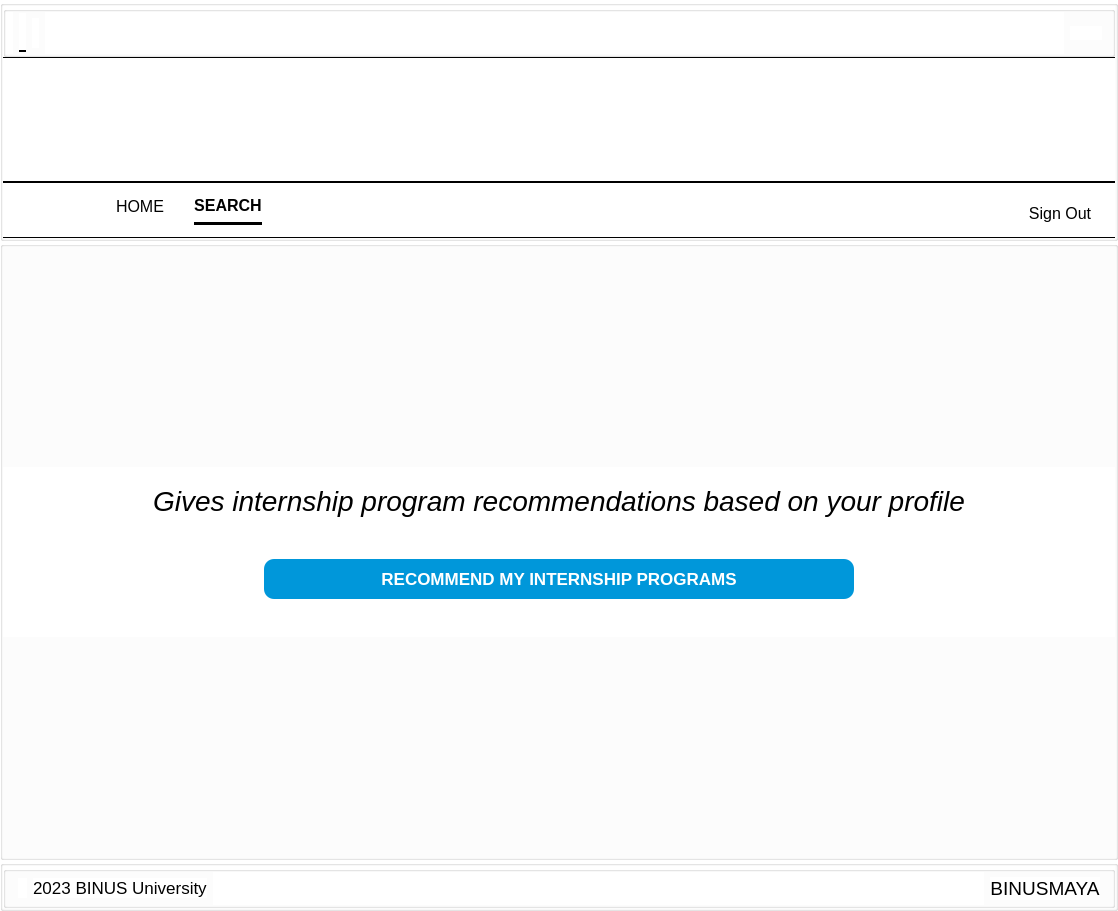
<?xml version="1.0" encoding="UTF-8"?>
<ui version="4.0">
 <class>MainWindow</class>
 <widget class="QMainWindow" name="MainWindow">
  <property name="geometry">
   <rect>
    <x>0</x>
    <y>0</y>
    <width>1118</width>
    <height>911</height>
   </rect>
  </property>
  <property name="sizePolicy">
   <sizepolicy hsizetype="Expanding" vsizetype="Expanding">
    <horstretch>0</horstretch>
    <verstretch>0</verstretch>
   </sizepolicy>
  </property>
  <property name="windowTitle">
   <string>MainWindow</string>
  </property>
  <widget class="QWidget" name="centralwidget">
   <property name="sizePolicy">
    <sizepolicy hsizetype="Expanding" vsizetype="Expanding">
     <horstretch>0</horstretch>
     <verstretch>0</verstretch>
    </sizepolicy>
   </property>
   <layout class="QVBoxLayout" name="verticalLayout">
    <property name="spacing">
     <number>0</number>
    </property>
    <property name="sizeConstraint">
     <enum>QLayout::SetDefaultConstraint</enum>
    </property>
    <property name="leftMargin">
     <number>0</number>
    </property>
    <property name="topMargin">
     <number>0</number>
    </property>
    <property name="rightMargin">
     <number>0</number>
    </property>
    <property name="bottomMargin">
     <number>0</number>
    </property>
    <item>
     <widget class="QGroupBox" name="header">
      <property name="sizePolicy">
       <sizepolicy hsizetype="Expanding" vsizetype="Preferred">
        <horstretch>0</horstretch>
        <verstretch>0</verstretch>
       </sizepolicy>
      </property>
      <property name="maximumSize">
       <size>
        <width>16777215</width>
        <height>241</height>
       </size>
      </property>
      <property name="styleSheet">
       <string notr="true">background-color:white;</string>
      </property>
      <property name="title">
       <string/>
      </property>
      <layout class="QVBoxLayout" name="verticalLayout_3">
       <property name="spacing">
        <number>0</number>
       </property>
       <property name="leftMargin">
        <number>0</number>
       </property>
       <property name="topMargin">
        <number>0</number>
       </property>
       <property name="rightMargin">
        <number>0</number>
       </property>
       <property name="bottomMargin">
        <number>0</number>
       </property>
       <item>
        <layout class="QVBoxLayout" name="headerVLayout">
         <property name="spacing">
          <number>0</number>
         </property>
         <item>
          <widget class="QGroupBox" name="heder1">
           <property name="sizePolicy">
            <sizepolicy hsizetype="Expanding" vsizetype="Preferred">
             <horstretch>0</horstretch>
             <verstretch>0</verstretch>
            </sizepolicy>
           </property>
           <property name="styleSheet">
            <string notr="true">*{
	background-color:white;
	border-bottom: 2px solid black;
}

#BinusLabel{
border:none;
}

#InternLabel{
border:none;
}

#MoreLabel{
border:none;
}

#Profilepng{
border:none;
}</string>
           </property>
           <property name="title">
            <string/>
           </property>
           <layout class="QHBoxLayout" name="horizontalLayout_4">
            <property name="leftMargin">
             <number>0</number>
            </property>
            <property name="topMargin">
             <number>0</number>
            </property>
            <property name="rightMargin">
             <number>10</number>
            </property>
            <property name="bottomMargin">
             <number>0</number>
            </property>
            <item>
             <layout class="QHBoxLayout" name="heder1HLayout">
              <item>
               <widget class="QLabel" name="MoreLabel">
                <property name="maximumSize">
                 <size>
                  <width>50</width>
                  <height>50</height>
                 </size>
                </property>
                <property name="text">
                 <string/>
                </property>
                <property name="pixmap">
                 <pixmap resource="test.qrc">:/logo/assets/aa.jpg</pixmap>
                </property>
                <property name="scaledContents">
                 <bool>true</bool>
                </property>
                <property name="margin">
                 <number>10</number>
                </property>
               </widget>
              </item>
              <item>
               <widget class="QLabel" name="BinusLogo_2">
                <property name="maximumSize">
                 <size>
                  <width>180</width>
                  <height>39</height>
                 </size>
                </property>
                <property name="baseSize">
                 <size>
                  <width>1</width>
                  <height>0</height>
                 </size>
                </property>
                <property name="text">
                 <string/>
                </property>
                <property name="pixmap">
                 <pixmap resource="test.qrc">:/logo/assets/binuslogo.jpg</pixmap>
                </property>
                <property name="scaledContents">
                 <bool>true</bool>
                </property>
               </widget>
              </item>
              <item>
               <widget class="QLabel" name="InternLabel">
                <property name="maximumSize">
                 <size>
                  <width>300</width>
                  <height>30</height>
                 </size>
                </property>
                <property name="text">
                 <string/>
                </property>
                <property name="pixmap">
                 <pixmap resource="test.qrc">:/logo/assets/intern.jpg</pixmap>
                </property>
                <property name="scaledContents">
                 <bool>true</bool>
                </property>
               </widget>
              </item>
             </layout>
            </item>
            <item>
             <widget class="QGroupBox" name="BlenkH1">
              <property name="sizePolicy">
               <sizepolicy hsizetype="Expanding" vsizetype="Expanding">
                <horstretch>0</horstretch>
                <verstretch>0</verstretch>
               </sizepolicy>
              </property>
              <property name="styleSheet">
               <string notr="true">border: none;</string>
              </property>
              <property name="title">
               <string/>
              </property>
             </widget>
            </item>
            <item>
             <widget class="QPushButton" name="ProfButton">
              <property name="sizePolicy">
               <sizepolicy hsizetype="Fixed" vsizetype="Fixed">
                <horstretch>0</horstretch>
                <verstretch>0</verstretch>
               </sizepolicy>
              </property>
              <property name="styleSheet">
               <string notr="true">border:none;</string>
              </property>
              <property name="text">
               <string/>
              </property>
              <property name="icon">
               <iconset resource="test.qrc">
                <normaloff>:/logo/assets/1A.jpg</normaloff>:/logo/assets/1A.jpg</iconset>
              </property>
              <property name="iconSize">
               <size>
                <width>45</width>
                <height>45</height>
               </size>
              </property>
             </widget>
            </item>
           </layout>
          </widget>
         </item>
         <item>
          <widget class="QGroupBox" name="heder2">
           <property name="sizePolicy">
            <sizepolicy hsizetype="Expanding" vsizetype="Preferred">
             <horstretch>0</horstretch>
             <verstretch>0</verstretch>
            </sizepolicy>
           </property>
           <property name="minimumSize">
            <size>
             <width>0</width>
             <height>125</height>
            </size>
           </property>
           <property name="styleSheet">
            <string notr="true">*{
	border-top: 0.5px solid black;
	border-bottom: 0.5px solid black;
}</string>
           </property>
           <property name="title">
            <string/>
           </property>
           <widget class="QLabel" name="BinusGambar">
            <property name="geometry">
             <rect>
              <x>40</x>
              <y>0</y>
              <width>181</width>
              <height>125</height>
             </rect>
            </property>
            <property name="text">
             <string/>
            </property>
            <property name="pixmap">
             <pixmap resource="test.qrc">:/logo/assets/login2.jpg</pixmap>
            </property>
            <property name="scaledContents">
             <bool>true</bool>
            </property>
           </widget>
          </widget>
         </item>
         <item>
          <widget class="QGroupBox" name="heder3">
           <property name="sizePolicy">
            <sizepolicy hsizetype="Expanding" vsizetype="Preferred">
             <horstretch>100</horstretch>
             <verstretch>0</verstretch>
            </sizepolicy>
           </property>
           <property name="maximumSize">
            <size>
             <width>16777215</width>
             <height>56</height>
            </size>
           </property>
           <property name="styleSheet">
            <string notr="true">*{
	border-top: 0.5px solid black;
	border-bottom: 0.5px solid black;
}</string>
           </property>
           <property name="title">
            <string/>
           </property>
           <property name="alignment">
            <set>Qt::AlignRight|Qt::AlignTrailing|Qt::AlignVCenter</set>
           </property>
           <layout class="QHBoxLayout" name="horizontalLayout_2">
            <item>
             <widget class="QGroupBox" name="isiHeder3">
              <property name="sizePolicy">
               <sizepolicy hsizetype="Minimum" vsizetype="Expanding">
                <horstretch>0</horstretch>
                <verstretch>0</verstretch>
               </sizepolicy>
              </property>
              <property name="styleSheet">
               <string notr="true">border:none;</string>
              </property>
              <layout class="QHBoxLayout" name="horizontalLayout" stretch="0,0,0">
               <property name="sizeConstraint">
                <enum>QLayout::SetMaximumSize</enum>
               </property>
               <property name="leftMargin">
                <number>0</number>
               </property>
               <property name="topMargin">
                <number>0</number>
               </property>
               <property name="rightMargin">
                <number>10</number>
               </property>
               <property name="bottomMargin">
                <number>0</number>
               </property>
               <item>
                <widget class="QGroupBox" name="heder3HLayout">
                 <property name="styleSheet">
                  <string notr="true">border:none;
border-color: white;</string>
                 </property>
                 <property name="title">
                  <string/>
                 </property>
                 <property name="alignment">
                  <set>Qt::AlignCenter</set>
                 </property>
                 <layout class="QHBoxLayout" name="horizontalLayout_3">
                  <property name="spacing">
                   <number>30</number>
                  </property>
                  <property name="leftMargin">
                   <number>100</number>
                  </property>
                  <property name="topMargin">
                   <number>0</number>
                  </property>
                  <property name="rightMargin">
                   <number>0</number>
                  </property>
                  <property name="bottomMargin">
                   <number>0</number>
                  </property>
                  <item>
                   <widget class="QPushButton" name="HomeButton">
                    <property name="sizePolicy">
                     <sizepolicy hsizetype="Fixed" vsizetype="Fixed">
                      <horstretch>0</horstretch>
                      <verstretch>0</verstretch>
                     </sizepolicy>
                    </property>
                    <property name="font">
                     <font>
                      <pointsize>12</pointsize>
                     </font>
                    </property>
                    <property name="styleSheet">
                     <string notr="true">border: none;
padding-bottom:10px;</string>
                    </property>
                    <property name="text">
                     <string>HOME</string>
                    </property>
                   </widget>
                  </item>
                  <item>
                   <widget class="QPushButton" name="SearchButton">
                    <property name="sizePolicy">
                     <sizepolicy hsizetype="Preferred" vsizetype="Preferred">
                      <horstretch>0</horstretch>
                      <verstretch>0</verstretch>
                     </sizepolicy>
                    </property>
                    <property name="font">
                     <font>
                      <pointsize>12</pointsize>
                      <weight>75</weight>
                      <bold>true</bold>
                      <underline>false</underline>
                     </font>
                    </property>
                    <property name="styleSheet">
                     <string notr="true">border: none;
border-bottom: 3px solid black;
padding-bottom:10px;</string>
                    </property>
                    <property name="text">
                     <string>SEARCH</string>
                    </property>
                   </widget>
                  </item>
                 </layout>
                </widget>
               </item>
               <item>
                <widget class="QGroupBox" name="BlankH3">
                 <property name="sizePolicy">
                  <sizepolicy hsizetype="Expanding" vsizetype="Preferred">
                   <horstretch>0</horstretch>
                   <verstretch>0</verstretch>
                  </sizepolicy>
                 </property>
                 <property name="minimumSize">
                  <size>
                   <width>0</width>
                   <height>0</height>
                  </size>
                 </property>
                 <property name="maximumSize">
                  <size>
                   <width>16777215</width>
                   <height>30</height>
                  </size>
                 </property>
                 <property name="styleSheet">
                  <string notr="true">border:none;</string>
                 </property>
                 <property name="title">
                  <string/>
                 </property>
                </widget>
               </item>
               <item>
                <widget class="QPushButton" name="SignOutButton">
                 <property name="sizePolicy">
                  <sizepolicy hsizetype="Preferred" vsizetype="Minimum">
                   <horstretch>0</horstretch>
                   <verstretch>0</verstretch>
                  </sizepolicy>
                 </property>
                 <property name="minimumSize">
                  <size>
                   <width>0</width>
                   <height>30</height>
                  </size>
                 </property>
                 <property name="font">
                  <font>
                   <pointsize>12</pointsize>
                  </font>
                 </property>
                 <property name="layoutDirection">
                  <enum>Qt::RightToLeft</enum>
                 </property>
                 <property name="styleSheet">
                  <string notr="true">border:none;</string>
                 </property>
                 <property name="text">
                  <string>Sign Out</string>
                 </property>
                 <property name="icon">
                  <iconset resource="test.qrc">
                   <normaloff>:/logo/assets/log-out.svg</normaloff>:/logo/assets/log-out.svg</iconset>
                 </property>
                 <property name="iconSize">
                  <size>
                   <width>30</width>
                   <height>30</height>
                  </size>
                 </property>
                 <property name="checkable">
                  <bool>false</bool>
                 </property>
                 <property name="checked">
                  <bool>false</bool>
                 </property>
                </widget>
               </item>
              </layout>
             </widget>
            </item>
           </layout>
          </widget>
         </item>
        </layout>
       </item>
      </layout>
     </widget>
    </item>
    <item>
     <widget class="QGroupBox" name="content">
      <property name="sizePolicy">
       <sizepolicy hsizetype="Expanding" vsizetype="Preferred">
        <horstretch>0</horstretch>
        <verstretch>0</verstretch>
       </sizepolicy>
      </property>
      <property name="minimumSize">
       <size>
        <width>0</width>
        <height>0</height>
       </size>
      </property>
      <property name="autoFillBackground">
       <bool>false</bool>
      </property>
      <property name="styleSheet">
       <string notr="true">background-color:white;
</string>
      </property>
      <property name="title">
       <string/>
      </property>
      <property name="alignment">
       <set>Qt::AlignCenter</set>
      </property>
      <layout class="QVBoxLayout" name="verticalLayout_2">
       <property name="spacing">
        <number>0</number>
       </property>
       <property name="leftMargin">
        <number>0</number>
       </property>
       <property name="topMargin">
        <number>0</number>
       </property>
       <property name="rightMargin">
        <number>0</number>
       </property>
       <property name="bottomMargin">
        <number>0</number>
       </property>
       <item>
        <widget class="QGroupBox" name="groupBox_2">
         <property name="sizePolicy">
          <sizepolicy hsizetype="Expanding" vsizetype="Expanding">
           <horstretch>0</horstretch>
           <verstretch>0</verstretch>
          </sizepolicy>
         </property>
         <property name="maximumSize">
          <size>
           <width>16777215</width>
           <height>170</height>
          </size>
         </property>
         <property name="font">
          <font>
           <weight>50</weight>
           <bold>false</bold>
          </font>
         </property>
         <property name="autoFillBackground">
          <bool>false</bool>
         </property>
         <property name="styleSheet">
          <string notr="true">border: none;</string>
         </property>
         <property name="title">
          <string/>
         </property>
         <property name="alignment">
          <set>Qt::AlignCenter</set>
         </property>
         <layout class="QVBoxLayout" name="verticalLayout_4">
          <property name="spacing">
           <number>0</number>
          </property>
          <property name="sizeConstraint">
           <enum>QLayout::SetDefaultConstraint</enum>
          </property>
          <property name="leftMargin">
           <number>0</number>
          </property>
          <property name="topMargin">
           <number>0</number>
          </property>
          <property name="rightMargin">
           <number>0</number>
          </property>
          <property name="bottomMargin">
           <number>0</number>
          </property>
          <item>
           <widget class="QGroupBox" name="groupBox_4">
            <property name="sizePolicy">
             <sizepolicy hsizetype="Expanding" vsizetype="Fixed">
              <horstretch>0</horstretch>
              <verstretch>0</verstretch>
             </sizepolicy>
            </property>
            <property name="minimumSize">
             <size>
              <width>0</width>
              <height>50</height>
             </size>
            </property>
            <property name="styleSheet">
             <string notr="true">border:none;</string>
            </property>
            <property name="title">
             <string/>
            </property>
            <layout class="QHBoxLayout" name="horizontalLayout_7">
             <property name="spacing">
              <number>0</number>
             </property>
             <property name="leftMargin">
              <number>0</number>
             </property>
             <property name="topMargin">
              <number>0</number>
             </property>
             <property name="rightMargin">
              <number>0</number>
             </property>
             <property name="bottomMargin">
              <number>0</number>
             </property>
             <item>
              <widget class="QLabel" name="recLabel">
               <property name="sizePolicy">
                <sizepolicy hsizetype="Expanding" vsizetype="Fixed">
                 <horstretch>0</horstretch>
                 <verstretch>0</verstretch>
                </sizepolicy>
               </property>
               <property name="minimumSize">
                <size>
                 <width>43</width>
                 <height>0</height>
                </size>
               </property>
               <property name="font">
                <font>
                 <family>MS Shell Dlg 2</family>
                 <pointsize>21</pointsize>
                 <weight>50</weight>
                 <italic>true</italic>
                 <bold>false</bold>
                 <underline>false</underline>
                </font>
               </property>
               <property name="styleSheet">
                <string notr="true">border:none;</string>
               </property>
               <property name="text">
                <string>Gives internship program recommendations based on your profile</string>
               </property>
               <property name="textFormat">
                <enum>Qt::AutoText</enum>
               </property>
               <property name="alignment">
                <set>Qt::AlignCenter</set>
               </property>
               <property name="openExternalLinks">
                <bool>false</bool>
               </property>
              </widget>
             </item>
            </layout>
           </widget>
          </item>
          <item>
           <widget class="QGroupBox" name="groupBox_3">
            <property name="sizePolicy">
             <sizepolicy hsizetype="Expanding" vsizetype="Fixed">
              <horstretch>0</horstretch>
              <verstretch>0</verstretch>
             </sizepolicy>
            </property>
            <property name="minimumSize">
             <size>
              <width>0</width>
              <height>100</height>
             </size>
            </property>
            <property name="layoutDirection">
             <enum>Qt::LeftToRight</enum>
            </property>
            <property name="styleSheet">
             <string notr="true">border:none;</string>
            </property>
            <property name="title">
             <string/>
            </property>
            <layout class="QHBoxLayout" name="horizontalLayout_8">
             <property name="spacing">
              <number>0</number>
             </property>
             <property name="leftMargin">
              <number>0</number>
             </property>
             <property name="topMargin">
              <number>0</number>
             </property>
             <property name="rightMargin">
              <number>0</number>
             </property>
             <property name="bottomMargin">
              <number>0</number>
             </property>
             <item>
              <widget class="QPushButton" name="recButton">
               <property name="sizePolicy">
                <sizepolicy hsizetype="Fixed" vsizetype="Fixed">
                 <horstretch>0</horstretch>
                 <verstretch>0</verstretch>
                </sizepolicy>
               </property>
               <property name="minimumSize">
                <size>
                 <width>590</width>
                 <height>40</height>
                </size>
               </property>
               <property name="font">
                <font>
                 <pointsize>13</pointsize>
                 <weight>75</weight>
                 <bold>true</bold>
                </font>
               </property>
               <property name="styleSheet">
                <string notr="true">background-color: #0097DA;
border-width:100vw;
color:white;
border-radius: 10px;
border-color: white;
</string>
               </property>
               <property name="text">
                <string>RECOMMEND MY INTERNSHIP PROGRAMS</string>
               </property>
              </widget>
             </item>
            </layout>
           </widget>
          </item>
         </layout>
        </widget>
       </item>
      </layout>
     </widget>
    </item>
    <item>
     <widget class="QGroupBox" name="footer">
      <property name="sizePolicy">
       <sizepolicy hsizetype="Expanding" vsizetype="Preferred">
        <horstretch>0</horstretch>
        <verstretch>0</verstretch>
       </sizepolicy>
      </property>
      <property name="minimumSize">
       <size>
        <width>0</width>
        <height>0</height>
       </size>
      </property>
      <property name="maximumSize">
       <size>
        <width>16777215</width>
        <height>51</height>
       </size>
      </property>
      <property name="styleSheet">
       <string notr="true">*{
background-color:white;
}</string>
      </property>
      <property name="title">
       <string/>
      </property>
      <layout class="QHBoxLayout" name="horizontalLayout_5">
       <property name="leftMargin">
        <number>0</number>
       </property>
       <property name="topMargin">
        <number>0</number>
       </property>
       <property name="rightMargin">
        <number>0</number>
       </property>
       <property name="bottomMargin">
        <number>0</number>
       </property>
       <item>
        <widget class="QGroupBox" name="isifuter">
         <property name="sizePolicy">
          <sizepolicy hsizetype="Expanding" vsizetype="Preferred">
           <horstretch>0</horstretch>
           <verstretch>0</verstretch>
          </sizepolicy>
         </property>
         <property name="title">
          <string/>
         </property>
         <layout class="QHBoxLayout" name="horizontalLayout_6">
          <property name="leftMargin">
           <number>12</number>
          </property>
          <property name="topMargin">
           <number>0</number>
          </property>
          <property name="rightMargin">
           <number>12</number>
          </property>
          <property name="bottomMargin">
           <number>0</number>
          </property>
          <item>
           <widget class="QLabel" name="copyrightLogo">
            <property name="sizePolicy">
             <sizepolicy hsizetype="Fixed" vsizetype="Fixed">
              <horstretch>0</horstretch>
              <verstretch>0</verstretch>
             </sizepolicy>
            </property>
            <property name="maximumSize">
             <size>
              <width>20</width>
              <height>20</height>
             </size>
            </property>
            <property name="font">
             <font>
              <pointsize>12</pointsize>
             </font>
            </property>
            <property name="text">
             <string/>
            </property>
            <property name="pixmap">
             <pixmap>:/logo/copyright.png</pixmap>
            </property>
            <property name="scaledContents">
             <bool>true</bool>
            </property>
           </widget>
          </item>
          <item>
           <widget class="QLabel" name="binusUniversity">
            <property name="sizePolicy">
             <sizepolicy hsizetype="Fixed" vsizetype="Fixed">
              <horstretch>0</horstretch>
              <verstretch>0</verstretch>
             </sizepolicy>
            </property>
            <property name="font">
             <font>
              <pointsize>13</pointsize>
             </font>
            </property>
            <property name="text">
             <string>2023 BINUS University</string>
            </property>
           </widget>
          </item>
          <item>
           <widget class="QGroupBox" name="blenkFuter">
            <property name="sizePolicy">
             <sizepolicy hsizetype="Expanding" vsizetype="Expanding">
              <horstretch>0</horstretch>
              <verstretch>0</verstretch>
             </sizepolicy>
            </property>
            <property name="styleSheet">
             <string notr="true">border:none;</string>
            </property>
            <property name="title">
             <string/>
            </property>
           </widget>
          </item>
          <item>
           <widget class="QLabel" name="binusMaya">
            <property name="sizePolicy">
             <sizepolicy hsizetype="Fixed" vsizetype="Fixed">
              <horstretch>0</horstretch>
              <verstretch>0</verstretch>
             </sizepolicy>
            </property>
            <property name="font">
             <font>
              <pointsize>14</pointsize>
             </font>
            </property>
            <property name="text">
             <string>BINUSMAYA</string>
            </property>
            <property name="alignment">
             <set>Qt::AlignCenter</set>
            </property>
           </widget>
          </item>
         </layout>
        </widget>
       </item>
      </layout>
     </widget>
    </item>
   </layout>
  </widget>
 </widget>
 <resources>
  <include location="test.qrc"/>
 </resources>
 <connections/>
</ui>
